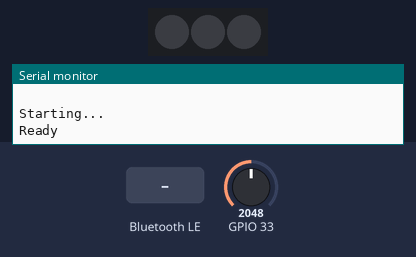
Simulated run of this sketch. Board: ESP32. Shown: 3 RGB LEDs in strip order, left to right, the last lines printed to the serial monitor. Inputs (shaded band) come from the test bench; at power-on: GPIO 33 = 2048. Dim RGB values are drawn brighter than linear; random numbers use the default seed unless the sketch sets one; nothing arrives over Bluetooth unless stated; a phone connects over Bluetooth LE 3 s after start.

Above: at 1.7 s.
1.8 s: GPIO 33 set to 491
At 4.71 s:
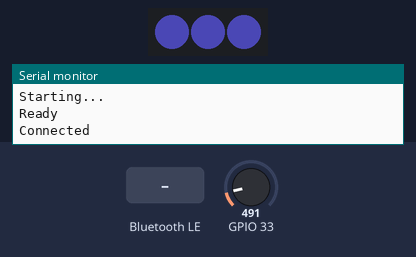
4.8 s: Bluetooth LE write "90" received
At 6.26 s:
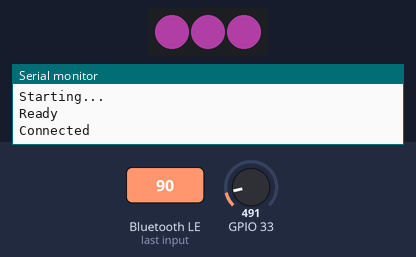
7.8 s: GPIO 33 set to 1228
10.8 s: GPIO 33 set to 530
13.8 s: GPIO 33 set to 477
At 14.67 s:
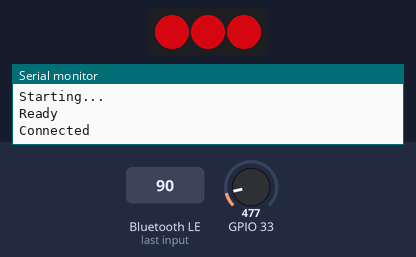
Timing chart, 0 to 17.8 s (numbered marks = the images above; inputs shaded):
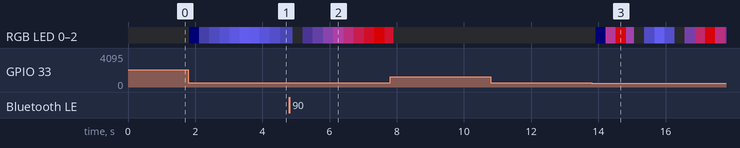

Measured:
- after the input at 10.8 s, every drawn part: stays the same
- after the input at 13.8 s, RGB LED 0–2: off → RGB(0, 0, 1) after 0.12 s, → RGB(62, 20, 53) 0.30 s later, → RGB(133, 4, 10) 0.30 s later, → RGB(48, 20, 52) 0.30 s later, … (14 changes in this stretch)

The sketch:

esp32_ko.ino
```cpp
#include <BLEDevice.h>
#include <BLEServer.h>
#include <BLEUtils.h>
#include <BLE2902.h>

#define SERVICE_UUID        "7F9B5867-6E4B-4EF8-923F-D32903E1E43C"
#define BLINK_UUID          "ED8EC9CC-D2CF-4327-AB97-DDA66E03385C"
#define SHARE_UUID          "200E8A07-A7DF-4969-93E4-17C9E9FE76E1"
#define TEXT_UUID           "E4025514-0A8D-4C0B-B173-5D5535DCF29E"
#define HOME_UUID           "91973A17-F3B7-467F-A25E-6462D8FB9E89"
#define DEVICE_NAME         "ESP_Blinky"

BLECharacteristic *pCharBlink;
BLECharacteristic *pCharShare;
BLECharacteristic *pCharText;
BLECharacteristic *pCharHome;


#include <string>
#include <sstream>
#include <iomanip>
#include <algorithm>
#include <NeoPixelBus.h>
#ifdef __AVR__
  #include <avr/power.h>
#endif

class Colors {
  public:
  uint16_t color[3];
  Colors(String value){
    for (int i = 0; i < 3; i++) {
      String tmp = String(value[i*2]) + String(value[i*2+1]);
      color[i] = atof( ("0x"+tmp).c_str());
    }
  };
  Colors(){
    randomSeed( analogRead(0) ); // 未使用ピンのノイズでシード値を設定
    int randIndex = random(3);   // 0 ~ 2
    Serial.println( randIndex );
    for (int i = 0; i < 3; i++) {
      int randNumber = i == randIndex ? random(127, 256) : random(50, 150);
      color[i] = randNumber;
    }
  };

  std::string toHexString() {
    std::stringstream ss;
    ss << std::setfill('0') << std::setw(2) << std::right << std::hex << color[0]
       << std::setw(2) << std::hex << color[1]
       << std::setw(2) << std::hex << color[2];
    std::string s = ss.str();
    return s;
  }

  uint16_t getRed(){ return color[0]; }
  uint16_t getGreen(){ return color[1]; }
  uint16_t getBlue(){ return color[2]; }
};


const uint8_t  PixelPin = 32;
const uint16_t PixelCount = 3;

NeoPixelBus<NeoRgbFeature, Neo800KbpsMethod> strip(PixelCount, PixelPin);
RgbColor c = RgbColor(0, 0, 0);
float seed = 0.5;

static boolean doTextInterrupt = false;
static boolean doHomeInterrupt = false;
static Colors stateColor = Colors(); // 固有色
static Colors otherColor = stateColor; // 相手の固有色
static boolean turn = false; // 発光回数の偶奇を通知


bool touchCallback() {
  int in = analogRead(33);
//  Serial.println("Analog in:" + String(in) );
  if(in < 500) return false;

  touchLighting(false);

  pCharBlink->setValue(stateColor.toHexString().c_str());
  return true;
}

class BlinkCallbacks: public BLECharacteristicCallbacks {
    void onWrite(BLECharacteristic *pCharacteristic) {
    }

    void onRead(BLECharacteristic *pCharacteristic) {
      pCharacteristic->setValue("");
    }
};


class ShareCallbacks: public BLECharacteristicCallbacks {
    void onWrite(BLECharacteristic *pCharacteristic) {
    }
};

class HomeCallbacks: public BLECharacteristicCallbacks {
    void onWrite(BLECharacteristic *pCharacteristic) {
      std::string value = pCharacteristic->getValue();
      if(value == "ComeBack"){
        doHomeInterrupt = true;
        pCharacteristic->setValue("");
      }
    }
};

bool HomeInterruptCallback(){
  if( !doHomeInterrupt )return false;

  Colors colors = stateColor;
  for(int j=0; j<3; j++){
    for(uint16_t i=0; i<255; i++){
      c = RgbColor(colors.getRed()/255.0*i, colors.getGreen()/255.0*i, colors.getBlue()/255.0*i);
      for(uint16_t i=0; i<PixelCount; i++) {
        strip.SetPixelColor(i, c);
      }
      strip.Show();
    }
    for(uint16_t i=255; i>0; i--){
      c = RgbColor(colors.getRed()/255.0*i, colors.getGreen()/255.0*i, colors.getBlue()/255.0*i);
      for(uint16_t i=0; i<PixelCount; i++) {
        strip.SetPixelColor(i, c);
      }
      strip.Show();
    }
  }
  doHomeInterrupt = false;
  return true;
}


class TextCallbacks: public BLECharacteristicCallbacks {
    void onWrite(BLECharacteristic *pCharacteristic) {
      std::string value = pCharacteristic->getValue();
      if(value != ""){
        otherColor = Colors( String(value.c_str()) );
        doTextInterrupt = true;
      }
    }
};

class MyServerCallbacks: public BLEServerCallbacks {
    void onConnect(BLEServer* pServer) {
      Serial.println("Connected");
    };

    void onDisconnect(BLEServer* pServer) {
      Serial.println("Disconnected");
    }
};


void setup() {
  Serial.begin(115200);
  delay(500);

  Serial.println("Starting...");

  #if defined (__AVR_ATtiny85__)
    if (F_CPU == 16000000) clock_prescale_set(clock_div_1);
  #endif
  strip.Begin();
  delay(1);
  strip.Show();

  BLEDevice::init(DEVICE_NAME);
  BLEServer *pServer = BLEDevice::createServer();
  pServer->setCallbacks(new MyServerCallbacks());


  BLEService *pService = pServer->createService(SERVICE_UUID);

  pCharBlink = pService->createCharacteristic(BLINK_UUID, BLECharacteristic::PROPERTY_READ | BLECharacteristic::PROPERTY_NOTIFY | BLECharacteristic::PROPERTY_WRITE);
  pCharBlink->setCallbacks(new BlinkCallbacks());
  pCharBlink->addDescriptor(new BLE2902());

  pCharText = pService->createCharacteristic(TEXT_UUID, BLECharacteristic::PROPERTY_WRITE);
  pCharText->setCallbacks(new TextCallbacks());

  pCharShare = pService->createCharacteristic(SHARE_UUID, BLECharacteristic::PROPERTY_WRITE | BLECharacteristic::PROPERTY_READ);
  pCharShare->setCallbacks(new ShareCallbacks());

  pCharHome = pService->createCharacteristic(HOME_UUID, BLECharacteristic::PROPERTY_WRITE | BLECharacteristic::PROPERTY_READ);
  pCharHome->setCallbacks(new HomeCallbacks());

  pService->start();

  // ----- Advertising

  BLEAdvertising *pAdvertising = pServer->getAdvertising();

  BLEAdvertisementData adv;
  adv.setName(DEVICE_NAME);
  adv.setCompleteServices(BLEUUID(SERVICE_UUID));
  pAdvertising->setAdvertisementData(adv);

  BLEAdvertisementData adv2;
  adv2.setName(DEVICE_NAME);
  //  adv.setCompleteServices(BLEUUID(SERVICE_UUID));  // uncomment this if iOS has problems discovering the service
  pAdvertising->setScanResponseData(adv2);

  pAdvertising->start();

  Serial.println("Ready");
  pCharShare->setValue( stateColor.toHexString().c_str() );
}

void loop() {
  turn ? chaosBlink() : twoColorGradation();
  turn = !turn;

  delay(50);
}
```

lighting.ino
```cpp
float chaos(float seed) {
  if(seed < 0.5){
    seed = seed + 2*seed*seed;
  } else {
    seed = seed - 2*(1.0-seed)*(1.0-seed);
  }
  if(seed < 0.05) seed = 0.05;
  if(seed > 0.95) seed = 0.95;
  return seed;
}

void chaosBlink() {
  seed = chaos(seed); // seed値の更新

  for(uint16_t i=0; i<255; i++){
    c = RgbColor(stateColor.getRed()/255.0*i, stateColor.getGreen()/255.0*i, stateColor.getBlue()/255.0*i);
    for(uint16_t i=0; i<PixelCount; i++) {
      strip.SetPixelColor(i, c);
    }
    if( touchCallback() ) return;
    if( doTextInterrupt ) {
      touchLighting(true);
      doTextInterrupt = false;
      return;
    }
    if( HomeInterruptCallback() ) return;
    strip.Show();
    delay(30*seed);
  }
  for(uint16_t i=255; i>0; i--){
    c = RgbColor(stateColor.getRed()/255.0*i, stateColor.getGreen()/255.0*i, stateColor.getBlue()/255.0*i);
    for(uint16_t i=0; i<PixelCount; i++) {
      strip.SetPixelColor(i, c);
    }
    if( touchCallback() ) return;
    if( doTextInterrupt ) {
      touchLighting(true);
      doTextInterrupt = false;
      return;
    }
    if( HomeInterruptCallback() ) return;
    strip.Show();
    delay(30*seed);
  }
}

// タッチされた時の光り方を制御している関数
void touchLighting(bool isOther) {
  Colors colors = isOther ? Colors(otherColor) : Colors(stateColor);
  for(int j=0; j<2; j++){
    for(uint16_t i=50; i<200; i++){
      c = RgbColor(colors.getRed()/255.0*i, colors.getGreen()/255.0*i, colors.getBlue()/255.0*i);
      for(uint16_t i=0; i<PixelCount; i++) {
        strip.SetPixelColor(i, c);
      }
      strip.Show();
    }
    for(uint16_t i=200; i>50; i--){
      c = RgbColor(colors.getRed()/255.0*i, colors.getGreen()/255.0*i, colors.getBlue()/255.0*i);
      for(uint16_t i=0; i<PixelCount; i++) {
        strip.SetPixelColor(i, c);
      }
      strip.Show();
    }
  }
  for(uint16_t i=50; i>0; i--){
    c = RgbColor(colors.getRed()/255.0*i, colors.getGreen()/255.0*i, colors.getBlue()/255.0*i);
    for(uint16_t i=0; i<PixelCount; i++) {
      strip.SetPixelColor(i, c);
    }
    strip.Show();
  }
}


// 2色与えるとグラデーション発光する
void twoColorGradation() {
  seed = chaos(seed);
  uint8_t myr = stateColor.getRed();
  uint8_t myg = stateColor.getGreen();
  uint8_t myb = stateColor.getBlue();

  int r, g, b;

  r = (otherColor.getRed() - myr );
  g = (otherColor.getGreen() - myg );
  b = (otherColor.getBlue() - myb );

  for(uint16_t i=0; i<255; i++) {
    RgbColor c = RgbColor( (myr + r*i/255.0)/255.0*i, (myg + g*i/255.0)/255.0*i,  (myb + b*i/255.0)/255.0*i);
    for(uint16_t j=0; j<PixelCount; j++) {
        strip.SetPixelColor(j, c);
    }
    if( touchCallback() ) return;
    if( doTextInterrupt ) {
      touchLighting(true);
      doTextInterrupt = false;
      return;
    }
    if( HomeInterruptCallback() ) return;
    strip.Show();
    delay(30*seed);
  }
  for(uint16_t i=255; i>0; i--) {
    RgbColor c = RgbColor( (myr + r*i/255.0)/255.0*i, (myg + g*i/255.0)/255.0*i,  (myb + b*i/255.0)/255.0*i);
    for(uint16_t j=0; j<PixelCount; j++) {
        strip.SetPixelColor(j, c);
    }
    if( touchCallback() ) return;
    if( doTextInterrupt ) {
      touchLighting(true);
      doTextInterrupt = false;
      return;
    }
    if( HomeInterruptCallback() ) return;
    strip.Show();
    delay(30*seed);
  }
}
```
